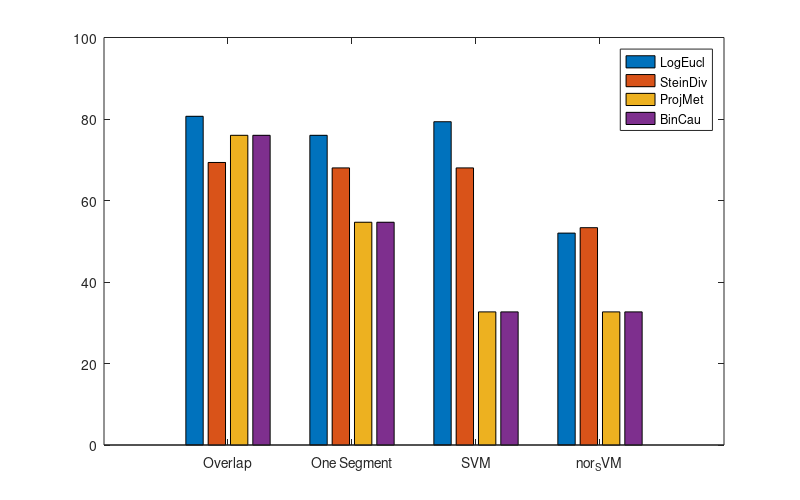

The MATLAB source for this figure:

clear all
close all
clc


all = [ 80.6667   69.3333   76.0000   76.0000;
    76.0000   68.0000   54.6667   54.6667;
    79.3333   68.0000   32.6667   32.6667;
    52.0000   53.3333   32.6667   32.6667];

Xlabel = {'Overlap';'One Segment';'SVM';'nor_SVM'};

h =  bar(all);
set(gca,'XTickLabel',Xlabel);

l= cell(1,4);
l{1}='LogEucl'; l{2}='SteinDiv'; l{3}='ProjMet'; l{4}='BinCau';
legend(h,l);



width = 8;     % Width in inches
height = 5;    % Height in inches
alw = 0.75;    % AxesLineWidth
fsz = 10;      % Fontsize
lw = 1.5;      % LineWidth
msz = 8;       % MarkerSize

set(gcf,'InvertHardcopy','on');
set(gcf,'PaperUnits', 'inches');
papersize = get(gcf, 'PaperSize');
left = (papersize(1)- width)/2;
bottom = (papersize(2)- height)/2;
myfiguresize = [left, bottom, width, height];
set(gcf,'PaperPosition', myfiguresize);



%Nicta
%print('/home/johanna/latex-svn/latex_rioux/reports/study-paper/images/summary_shift0','-dpng','-r300');